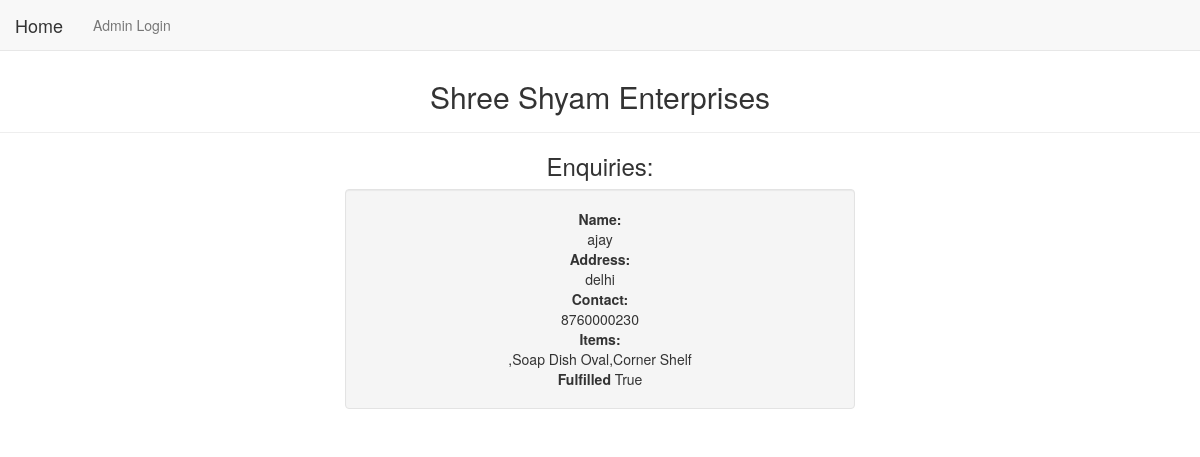
The page /admin-panel/ on the database as committed earlier.
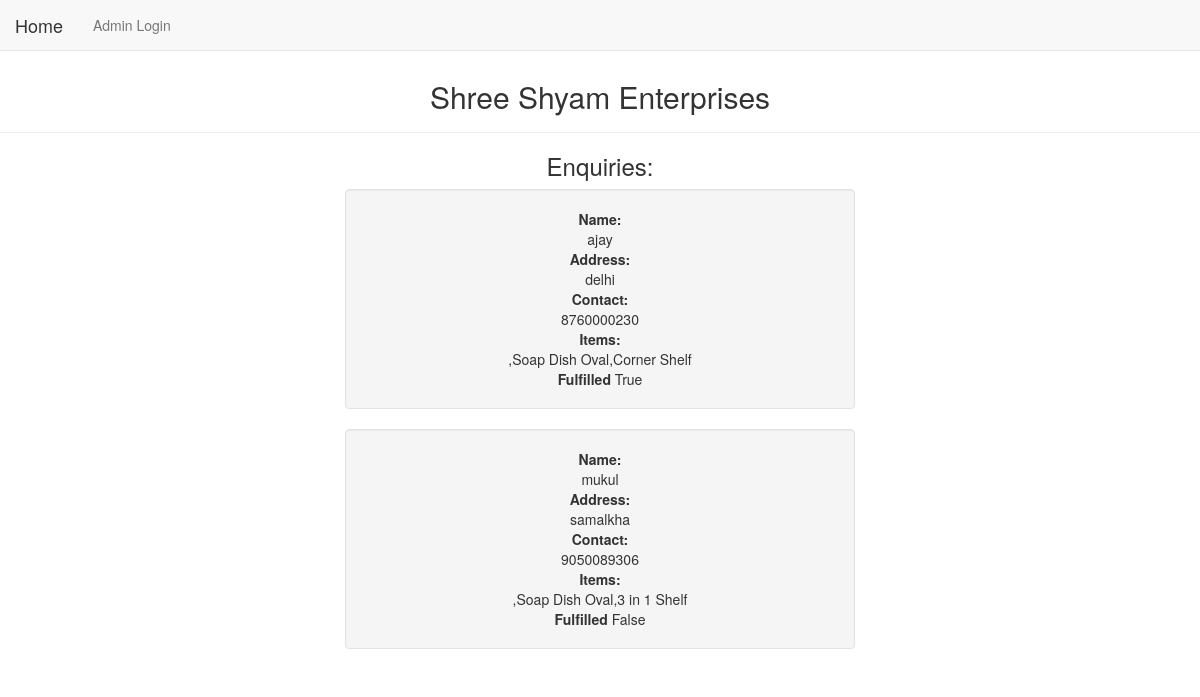
The same page on the database as committed later.
### store/models.py (models this page shows)
class Order(models.Model):
    first_name = models.CharField(max_length=400)
    contact = models.CharField(max_length=400)
    address = models.CharField(max_length=400)
    fulfilled = models.BooleanField()
    items = models.TextField()

### store/views.py (the view)
# urls.py: path('admin-panel/', views.adminDashboard, name='admin'),
def adminDashboard(request):
    orders = Order.objects.all()
    ctx = {'orders': orders}
    return render(request, "store/admin_panel.html", ctx)

### store/templates/store/admin_panel.html (shortened to what this page needs)
<html>
<head>
	<link href="http://maxcdn.bootstrapcdn.com/bootstrap/3.2.0/css/bootstrap.min.css" rel="stylesheet">
</head>
<body>
		<nav class = "navbar navbar-default navbar-fixed-top" role ="navigation">
			<ul class = "nav navbar-nav navbar-left">
			<li><a class="navbar-brand" href="/">Home</a></li>
				<li><a href="/admin-login/">Admin Login</a></li>
			</ul>
	</nav>
	<br>
	<br>
	<div class = "page-header" style="text-align:center">
		<h2>Shree Shyam Enterprises</h2>
	</div>
	<h3 style = "text-align:center">Enquiries:</h3>
	<div class = "container centerdv">
		{% for order in orders %}
		<div class ="well">
			<b>Name:</b>
			<br>
			{{order.first_name}} {{order.last_name}}
			<br>
			<b> Address:</b>
			<br>
			{{order.address}}
			<br>
			<b>Contact:</b>
			<br>
			{{order.contact}}
			<br>
			<b> Items: </b>
			<br>
				{{order.items}}
			<br>
			<b> Fulfilled </b>
				{{order.fulfilled}}
			</div>
		{% endfor %}
	</div>
</body>
</html>

### store/templates/store/admin_panel.html (style rules this page uses)
.centerdv { width: 45%; margin-left: auto; margin-right: auto; text-align: center; }

Rows that differ between the two databases and show on the page:
added Order: first_name "mukul", address "samalkha", contact "9050089306", items ",Soap Dish Oval,3 in 1 Shelf", fulfilled "False"
